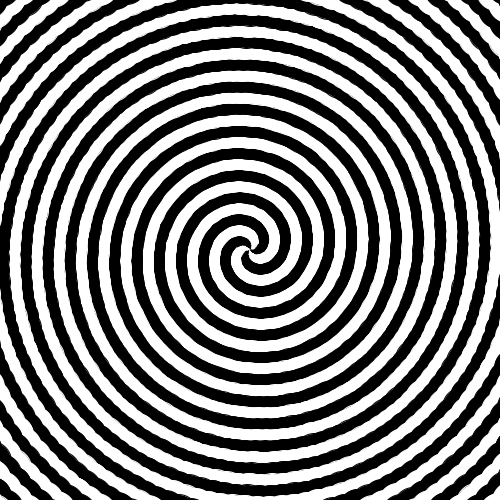
Frame 1 (no input)
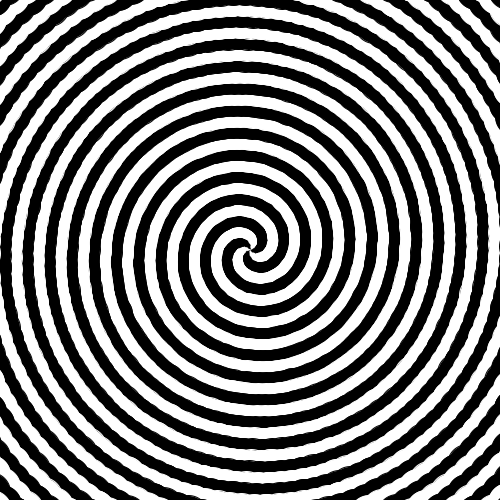
Frame 60 (the mouse pressed at the canvas centre just before this capture)
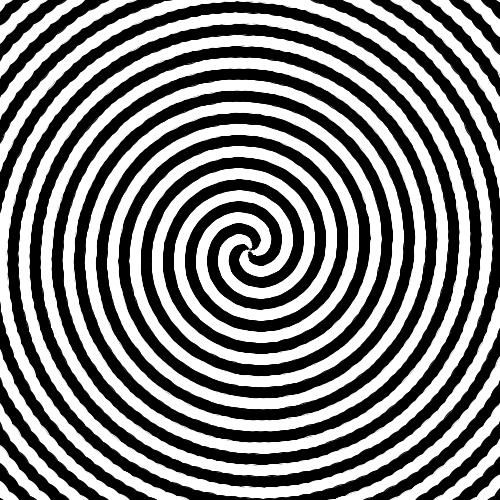
Frame 120 (the mouse held since frame 60 and released just before this capture)

The Processing sketch that drew these frames (run headless with seeded random() and noise(); from frame 60 on, the mouse is pressed at the canvas centre):

// Processing sketch: multiArm
// ── multiArm.pde
void setup()
{
  size(500, 500);
  frameRate(144);
  cx = width/2.0f;
  cy = height/2.0f;
  toggle = true;
  arms = 6;
}

float cx, cy;
float r;
float smallR;
boolean toggle;
float arms;
float frameOffset = 0;

void draw()
{
  background(0);
  stroke(255);
  fill(255);
  float thetaInc = TWO_PI / arms;
  float offset = 0.1f;
  r = 10;
  smallR = 20;
  for(int cCount = 0; cCount < 800; cCount++)
  {
    for(float theta = 0; theta < TWO_PI; theta += thetaInc)
    {
      if(toggle)
      {
        stroke(255);
        fill(255);
        toggle = !toggle;
      }
      else
      {
        stroke(0);
        fill(0);
        toggle = !toggle;
      }
      
      float x, y;
    
      x = cx + sin(theta + offset + frameOffset) * r;
      y = cy - cos(theta + offset + frameOffset) * r;
      
      ellipse(x, y, smallR * 2, smallR * 2);
      
      //theta += 0.2;
      //r += 0.1;
      
    }
    r +=0.5f;
    offset += 1f;
    
  }
  
  frameOffset -= 0.5f;
  
}
